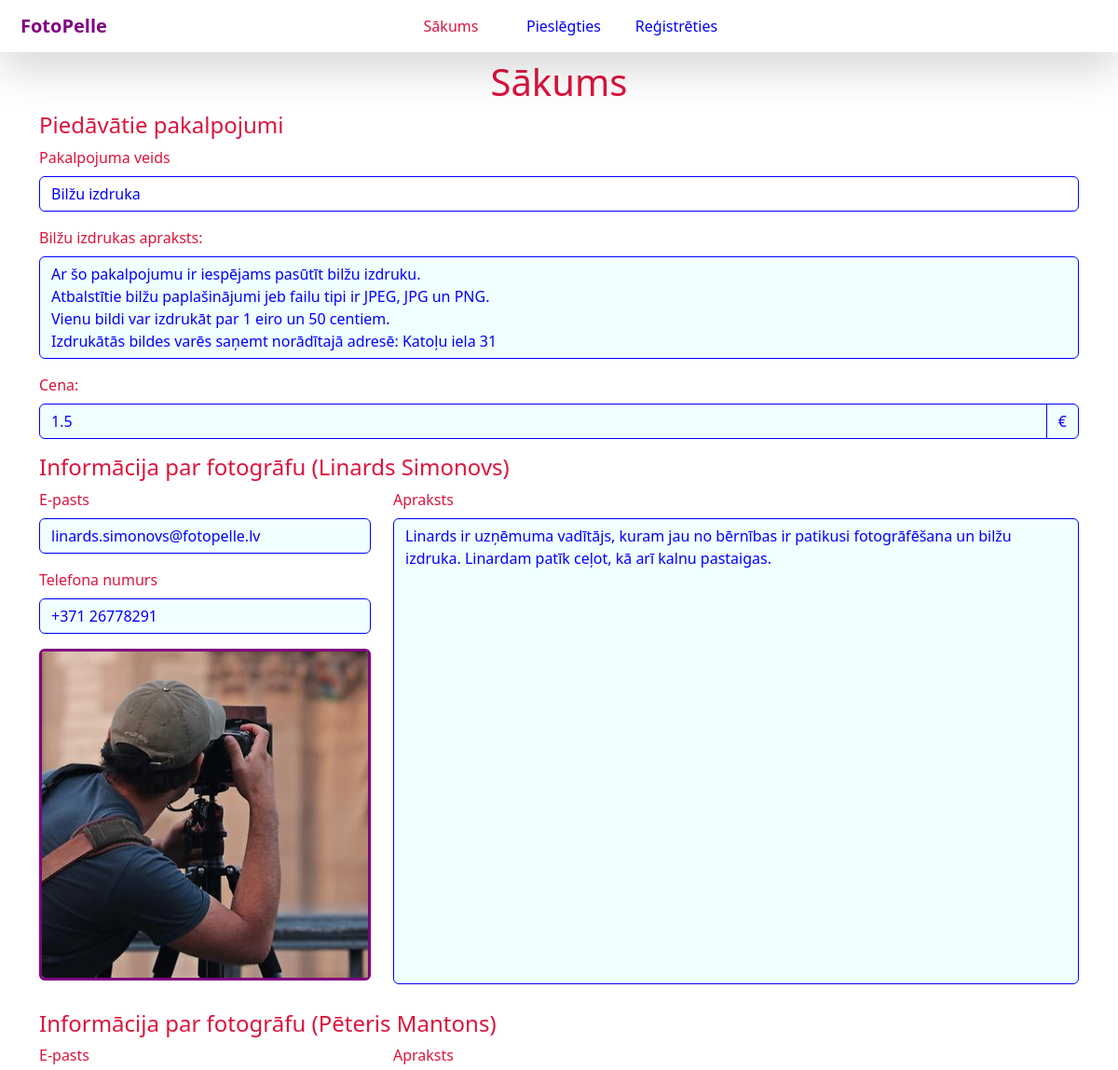
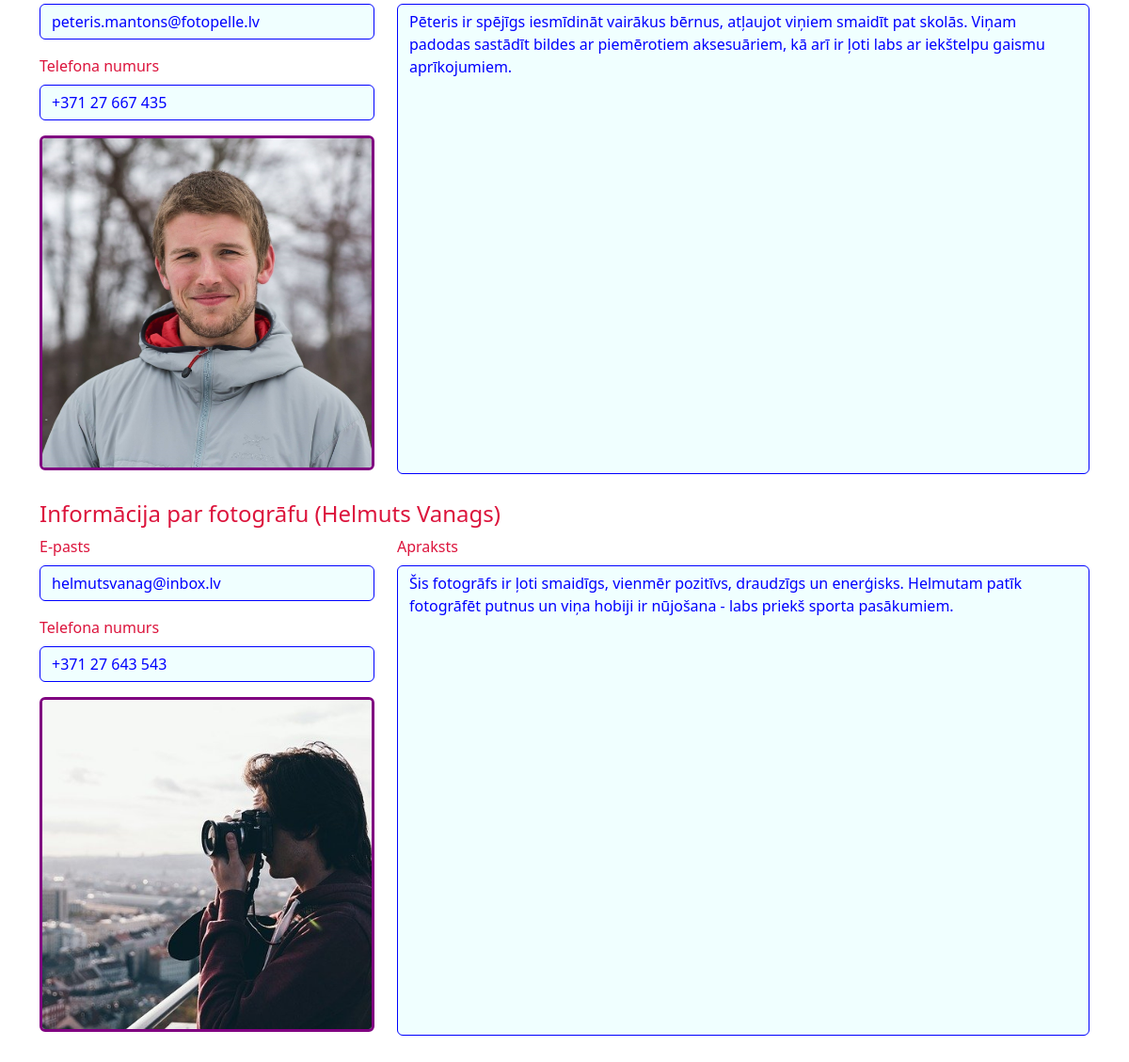
The page / on the database its author committed (2 pictures, top to bottom).
### lietotaji/models.py (models this page shows, shortened)
class Fotografs(models.Model):
    lietotajs = models.OneToOneField(Lietotajs, to_field="epasts", on_delete=models.CASCADE, primary_key=True, verbose_name="lietotājs")
    apraksts = models.TextField()
    class Meta:
        verbose_name = "Fotogrāfs"
        verbose_name_plural = "Fotogrāfi"

class Lietotajs(AbstractBaseUser):
    epasts = models.EmailField(max_length=64, primary_key=True, verbose_name="e-pasts")
    USERNAME_FIELD = 'epasts'
    is_active = models.BooleanField(default=True, verbose_name="ir aktīvs")  # Var pieslēgties
    is_admin = models.BooleanField(default=False, verbose_name="ir administrators")
    is_staff = models.BooleanField(default=False, verbose_name="ir personāls")  # Piekļuve administratora vietnei
    is_superuser = models.BooleanField(default=False, verbose_name="ir superlietotājs")  # Ir visas atļaujas (tās specifiski nenorādot)
    vards = models.CharField(max_length=32, verbose_name="vārds")
    uzvards = models.CharField(max_length=32, verbose_name="uzvārds")
    telefona_numurs = models.CharField(max_length=15)
    profila_bilde = models.ImageField(default='profila_bilde/noklusējuma_profila_bilde.png',
                                      upload_to=lietotaja_profila_bildes_cels)
    objects = LietotajaParvaldnieks()
    def ir_fotografs(self):
        try:
            if Fotografs.objects.get(lietotajs=self):
                return True
        except:
            return False
    ir_fotografs.boolean = True
    class Meta:
        verbose_name = "Lietotājs"
        verbose_name_plural = "Lietotāji"

### pakalpojumi/views.py (the view)
# urls.py: path('', views.sakumlapa, name="sākumlapa"),
def sakumlapa(request):
    pakalpojumu_apraksti = PakalpojumaVeids.objects.filter()
    pakalpojumu_apraksti = serializers.serialize("json", pakalpojumu_apraksti, cls=DjangoJSONEncoder)
    fotografu_apraksti = Fotografs.objects.filter()
    return render(request, 'sakumlapa.html', {"pakalpojumu_apraksti": pakalpojumu_apraksti, "fotografu_apraksti": fotografu_apraksti})

### templates/sakumlapa.html (shortened to what this page needs)
{% extends 'pamats.html' %}
{% block body %}
    <div class="container">
        <h1>Sākums</h1>
        <h4>Piedāvātie pakalpojumi</h4>
        <div class="pakalpojuma_apraksta_grupa mb-3">
            <div class="mb-3">
                <label class="form-label">Pakalpojuma veids</label>
                <select name="pakalpojuma_veids" class="form-control" onchange="PakalpojumaApraksts();" id="id_pakalpojuma_veids"></select>
            </div>
            <div class="mb-3">
                <label class="form-label" id="pakalpojuma_apraksta_virsraksts" style="display: none;"></label>
                <textarea readonly class="form-control" id="pakalpojuma_apraksts" style="display: none; background: var(--k4);"></textarea>
            </div>
            <label class="form-label" id="pakalpojuma_cenas_virsraksts" style="display: none;"></label>
            <div class="input-group mb-3">
                <input readonly class="form-control" id="pakalpojuma_cena" style="display: none; background: var(--k4);"/>
                <span class="input-group-text naudas_zime">€</span>
            </div>
        </div>
        <div class="mb-3">
            {% for fotografa_apraksts in fotografu_apraksti %}
                <div class="mb-3 fotografa_informacijas_apskate">
                    <h4>Informācija par fotogrāfu ({{ fotografa_apraksts.lietotajs.vards }} {{ fotografa_apraksts.lietotajs.uzvards }})</h4>
                    <div class="row justify-content-md-center">
                        <div class="col-12 col-sm-12 col-lg-4">
                            <div class="mb-3">
                                <label class="form-label">E-pasts</label>
                                <input readonly value="{{ fotografa_apraksts.lietotajs.epasts }}" class="form-control" style="background: var(--k4);"/>
                            </div>
                            <div class="mb-3">
                                <label class="form-label">Telefona numurs</label>
                                <input readonly value="{{ fotografa_apraksts.lietotajs.telefona_numurs }}" class="form-control" style="background: var(--k4);"/>
                            </div>
                            <div class="md-3">
                                <div class="mb-3">
                                    <img class="img-thumbnail rounded fotografa_bilde" src="{{ fotografa_apraksts.lietotajs.profila_bilde.url }}" alt="Fotogrāfa bilde">
                                </div>
                            </div>
                        </div>
                        <div class="mb-3 col-12 col-sm-12 col-lg-8">
                            <label class="form-label">Apraksts</label>
                            <textarea readonly class="form-control" style="background: var(--k4); height: calc(100% - 28px);">{{ fotografa_apraksts.apraksts }}</textarea>
                        </div>
                    </div>
                </div>
            {% endfor %}
        </div>
    </div>
{% endblock %}

### static/css/style.css (style rules this page uses)
:root { --k1: Crimson; --k2: Blue; --k3: Teal; --k4: Azure; --k5: Purple; --k6: CornSilk; --k7: Bisque; --k8: Snow; }
h1, label, strong, th, h4 { color: var(--k1); }
.img-thumbnail { border: 3px solid var(--k5); padding: 0; }
.naudas_zime { color: var(--k2); background: var(--k4); border: 1px solid var(--k2); }
.form-control, .form-control:focus { color: var(--k2); border-color: var(--k2); box-shadow: none; }
.form-control[readonly] { background: white; cursor: unset; }
h1 { text-align: center; margin-top: 8px; }
textarea { resize: none; }
.fotografa_bilde { object-fit: cover; aspect-ratio: 1 / 1; cursor: pointer; }

### rows shown on the page
Fotografs: lietotajs.vards "Linards", lietotajs.uzvards "Simonovs", lietotajs.epasts "linards.simonovs@fotopelle.lv", lietotajs.telefona_numurs "+371 26778291", lietotajs.profila_bilde (picture), apraksts "Linards ir uzņēmuma vadītājs, kuram jau no bērnības ir patikusi fotogrāfēšana un bilžu izdruka. Linardam patīk ceļot, kā arī kalnu pastaigas."
Fotografs: lietotajs.vards "Pēteris", lietotajs.uzvards "Mantons", lietotajs.epasts "peteris.mantons@fotopelle.lv", lietotajs.telefona_numurs "+371 27 667 435", lietotajs.profila_bilde (picture), apraksts "Pēteris ir spējīgs iesmīdināt vairākus bērnus, atļaujot viņiem smaidīt pat skolās. Viņam padodas sastādīt bildes ar piemērotiem aksesuāriem, kā arī ir ļoti labs ar iekštelpu gaismu aprīkojumiem."
Fotografs: lietotajs.vards "Helmuts", lietotajs.uzvards "Vanags", lietotajs.epasts "helmutsvanag@inbox.lv", lietotajs.telefona_numurs "+371 27 643 543", lietotajs.profila_bilde (picture), apraksts "Šis fotogrāfs ir ļoti smaidīgs, vienmēr pozitīvs, draudzīgs un enerģisks. Helmutam patīk fotogrāfēt putnus un viņa hobiji ir nūjošana - labs priekš sporta pasākumiem."
